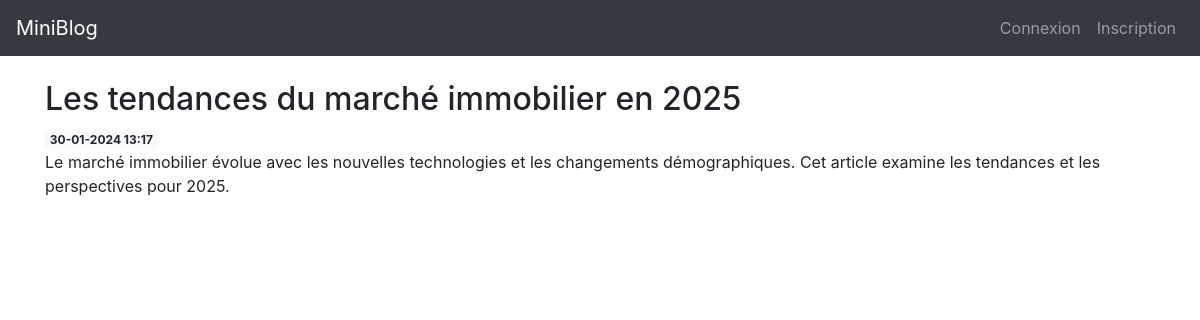
/post/19, run on an earlier commit of the app's database.
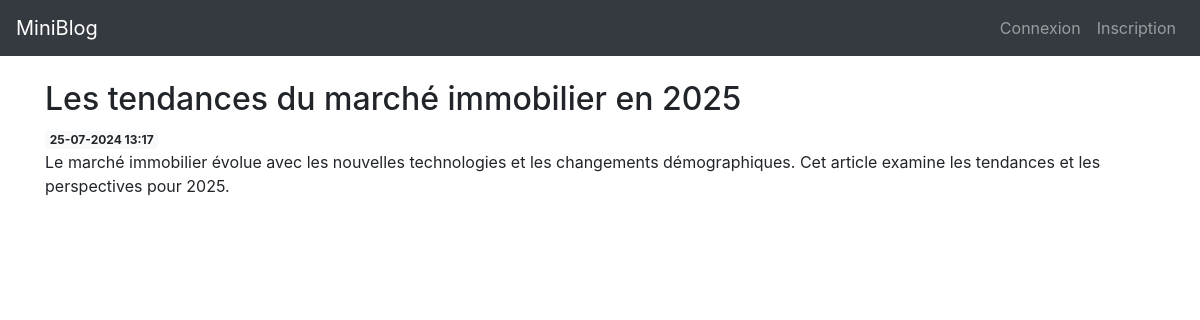
And on a later commit of the database.
### app/models.py (models this page shows, shortened)
class Post(db.Model):
    id = db.Column(db.Integer, primary_key=True)
    created = db.Column(db.DateTime, nullable=False, default=datetime.now)
    title = db.Column(db.String(200), nullable=False)
    content = db.Column(db.Text, nullable=False)
    user_id = db.Column(db.Integer, db.ForeignKey('user.id'), nullable=False)
    @property
    def formatted_created(self):
        return self.created.strftime("%d-%m-%Y %H:%M")

### app/posts/routes.py (the view)
@bp.route('/<int:post_id>')
def view(post_id):
    post = Post.query.get_or_404(post_id)
    return render_template('posts/view.html', post=post)

### app/templates/posts/view.html (shortened to what this page needs)
{% extends 'base.html' %}
{% block content %}
<h2>{% block title %} {{ post.title }} {% endblock %}</h2>
<span class="badge badge-light">{{ post.formatted_created }}</span>
<p>{{ post.content }}</p>
{% endblock %}

What changed in the data, as far as the page shows it:
changed Post: formatted_created "30-01-2024 13:17" → "25-07-2024 13:17"
